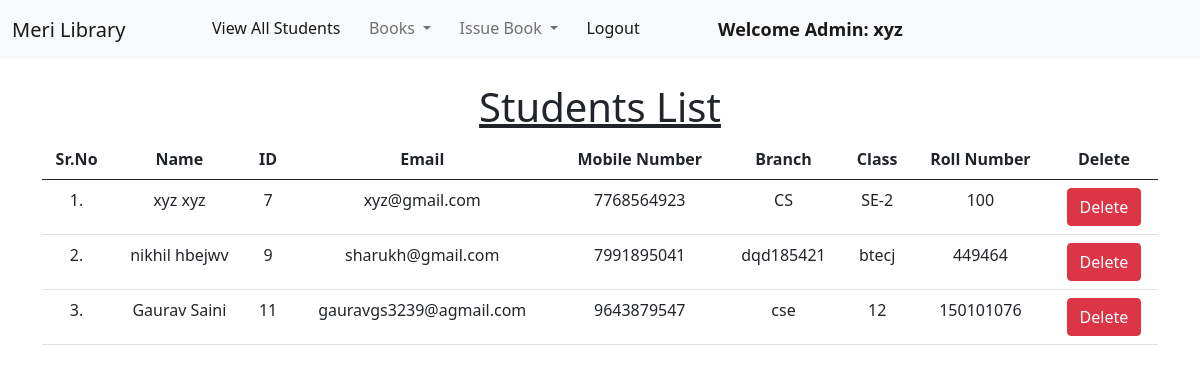
/view_students/ (signed in), run on the app's committed database.
### library/models.py (models this page shows, shortened)
class Student(models.Model):
    user = models.OneToOneField(User, on_delete=models.CASCADE)
    classroom = models.CharField(max_length=10)
    branch = models.CharField(max_length=10)
    roll_no = models.CharField(max_length=3, blank=True)
    phone = models.CharField(max_length=10, blank=True)
    image = models.ImageField(upload_to="", blank=True)

### library/views.py (the view)
# urls.py: path("view_students/", views.view_students, name="view_students"),
@login_required(login_url = '/admin_login')
def view_students(request):
    students = Student.objects.all()
    return render(request, "view_students.html", {'students':students})

### library/templates/view_students.html (shortened to what this page needs)
{% extends 'admin_navbar.html' %}
{% load static %}
{% block body %}
<div class="container mt-4">
    <h1 class="text-center"><u>Students List</u></h1>
    <table class="table table-hover" id="example">
        <thead>
            <tr class="text-center">
                <th>Sr.No</th>
                <th>Name</th>
                <th>ID</th>
                <th>Email</th>
                <th>Mobile Number</th>
                <th>Branch</th>
                <th>Class</th>
                <th>Roll Number</th>
                <th>Delete</th>
            </tr>
        </thead>
        <tbody>
            {% for student in students %}
            <tr class="text-center">
                <td>{{forloop.counter}}.</td>
                <td>{{student.user.get_full_name}}</td>
                <td>{{student.user.id}}</td>
                <td>{{student.user.email}}</td>
                <td>{{student.phone}}</td>
                <td>{{student.branch}}</td>
                <td>{{student.classroom}}</td>
                <td>{{student.roll_no}}</td>
                <td><a href="/delete_student/{{student.id}}/" class="btn btn-danger" onclick="return confirm('Are you sure you want to delete this student?')">Delete</a></td>
            </tr>
            {% endfor %}
        </tbody>
    </table>
    </div>
{% endblock %}

### library/templates/admin_navbar.html (shortened to what this page needs)
<!doctype html>
<html lang="en">
  <head>
    <link href="https://cdn.jsdelivr.net/npm/bootstrap@5.1.0/dist/css/bootstrap.min.css" rel="stylesheet">
    <link rel="stylesheet" href="https://cdn.datatables.net/1.10.25/css/jquery.dataTables.min.css">
    <link rel="stylesheet" href="https://cdn.datatables.net/buttons/1.7.1/css/buttons.dataTables.min.css">
  </head>
  <body>
    <nav class="navbar navbar-expand-lg navbar-light bg-light">
        <div class="container-fluid">
          <a class="navbar-brand" href="#">Meri Library</a>
          <div class="collapse navbar-collapse" id="navbarSupportedContent">
            <ul class="navbar-nav me-auto mb-2 mb-lg-0">
              <li class="nav-item">
                <a class="nav-link active" aria-current="page" href="/view_students/">View All Students</a>
              </li>
              <li class="nav-item dropdown">
                <a class="nav-link dropdown-toggle" href="#" id="navbarDropdown" role="button" data-bs-toggle="dropdown" aria-expanded="false">
                  Books
                </a>
              </li>
              <li class="nav-item dropdown">
                <a class="nav-link dropdown-toggle" href="#" id="navbarDropdown" role="button" data-bs-toggle="dropdown" aria-expanded="false">
                  Issue Book
                </a>
              </li>
              <li class="nav-item">
                <a class="nav-link active" aria-current="page" href="/logout/">Logout</a>
              </li>
              <li class="nav-item">
                <a style="font-weight:600; font-family:'Segoe UI', Tahoma, Geneva, Verdana, sans-serif; font-size: large;" class="nav-link active" href="#">Welcome Admin: {{request.user}}</a>
              </li>
            </ul>
          </div>
        </div>
      </nav>
      {% block body %}
      {% endblock %}
  </body>
</html>

### data on the page
Student: user.get_full_name "xyz xyz", user.id "7", user.email "xyz@gmail.com", phone "7768564923", branch "CS", classroom "SE-2", roll_no "100"
Student: user.get_full_name "nikhil hbejwv", user.id "9", user.email "sharukh@gmail.com", phone "7991895041", branch "dqd185421", classroom "btecj", roll_no "449464"
Student: user.get_full_name "Gaurav Saini", user.id "11", user.email "gauravgs3239@agmail.com", phone "9643879547", branch "cse", classroom "12", roll_no "150101076"

### other printed values
{{ request.user }} "xyz"
